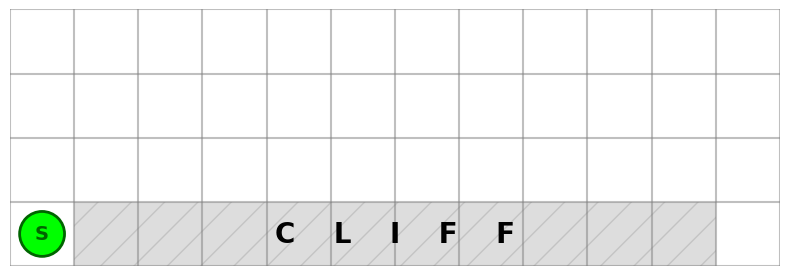
#> input picture hyperparameter_sweeps/cliff_desc.png, 790 x 276 px
$ python plot_ft_compar.py
#> lines starting #> are read from the running program, lines starting #| are printed output that depends on the picture
import pandas as pd
import ast
import matplotlib.pyplot as plt
import numpy as np
import matplotlib.image as mpimg

map_name = 'windycliff'  # Ensure this matches the map used in your experiments

map_to_entropies = {
    'windycliff': {'uniform_entropy': 4.2251,
                   'max_entropy': np.log(39*4)},  # Pre-computed max entropy
    '11x11snake': {'uniform_entropy': 3.6855,
                   'max_entropy': 4.406719247264253},
}

def plot_all_algorithms(map_name=map_name):
#> called with map_name = 'windycliff'
    softq_file = f'{map_name}_discount_variance_results.csv'
    eve_file = f'{map_name}_eve_beta1_results.csv'
    diff_softq_file = f'{map_name}_differential_variance_results.csv'
    hazan_file = f'{map_name}_hazan_variance_results.csv'

    plt.figure(figsize=(12, 7))

    # --- 1. Plot EVE Baseline (Mean + StdErr) ---
    try:
        df_eve = pd.read_csv(eve_file)

        all_entropies = df_eve['empirical_entropies'].apply(ast.literal_eval).tolist()
        all_iters = df_eve['cumulative_matrix_iters'].apply(ast.literal_eval).tolist()

        entropies_arr = np.array(all_entropies)

        # Calculate Mean and Standard Error across the runs (axis=0)
        mean_entropies = np.mean(entropies_arr, axis=0)[:-1]
        stderr_entropies = np.std(entropies_arr, axis=0)[:-1]

        eve_iters = np.array(all_iters[0])[:-1]

        plt.plot(eve_iters, mean_entropies,
                 linewidth=3.5, color='red', linestyle='-', zorder=10,
                 label="EVE")

        plt.fill_between(eve_iters,
                         mean_entropies - stderr_entropies,
                         mean_entropies + stderr_entropies,
                         color='red', alpha=0.2, zorder=9)

    except FileNotFoundError:
        print(f"Warning: Could not find {eve_file}.")

    # --- 2. Plot Soft Q-Learning Gamma Sweep (Mean + StdErr) ---
    try:
        df_softq = pd.read_csv(softq_file)
        df_softq['empirical_entropies'] = df_softq['empirical_entropies'].apply(ast.literal_eval)
        df_softq['cumulative_matrix_iters'] = df_softq['cumulative_matrix_iters'].apply(ast.literal_eval)

        unique_gammas = sorted(df_softq['discount'].unique())
        colors = plt.cm.viridis(np.linspace(0, 1, len(unique_gammas)))

        for idx, gamma in enumerate(unique_gammas):
            df_gamma = df_softq[df_softq['discount'] == gamma]

            all_entropies = df_gamma['empirical_entropies'].tolist()
            entropies_arr = np.array(all_entropies)

            mean_entropies = np.mean(entropies_arr, axis=0)
            stderr_entropies = np.std(entropies_arr, axis=0)

            x_iters = np.array(df_gamma['cumulative_matrix_iters'].iloc[0])

            plt.plot(x_iters, mean_entropies,
                     linewidth=2.0, alpha=0.9, color=colors[idx],
                     label=f"Soft-Q (γ = {gamma:.2f})")

            plt.fill_between(x_iters,
                             mean_entropies - stderr_entropies,
                             mean_entropies + stderr_entropies,
                             color=colors[idx], alpha=0.2, zorder=8)

    except FileNotFoundError:
        print(f"Warning: Could not find {softq_file}.")

    # --- 3. Plot Differential Soft Q-Learning (Mean + StdErr) ---
    try:
        df_diff = pd.read_csv(diff_softq_file)

        all_diff_entropies = df_diff['empirical_entropies'].apply(ast.literal_eval).tolist()
        diff_entropies_arr = np.array(all_diff_entropies)

        mean_diff = np.mean(diff_entropies_arr, axis=0)
        stderr_diff = np.std(diff_entropies_arr, axis=0)

        diff_iters = np.array(ast.literal_eval(df_diff['cumulative_matrix_iters'].iloc[0]))

        plt.plot(diff_iters, mean_diff,
                 linewidth=3.0, color='dodgerblue', linestyle='-', zorder=9,
                 label=f"Differential Soft-Q")

        plt.fill_between(diff_iters,
                         mean_diff - stderr_diff,
                         mean_diff + stderr_diff,
                         color='dodgerblue', alpha=0.2, zorder=8)

    except FileNotFoundError:
        print(f"Warning: Could not find {diff_softq_file}.")

    # --- 4. Plot Hazan MaxEnt (Mean + StdErr) ---
    try:
        df_hazan = pd.read_csv(hazan_file)

        all_hazan_entropies = df_hazan['empirical_entropies'].apply(ast.literal_eval).tolist()
        hazan_entropies_arr = np.array(all_hazan_entropies)

        mean_hazan = np.mean(hazan_entropies_arr, axis=0)
        stderr_hazan = np.std(hazan_entropies_arr, axis=0)

        hazan_iters = np.array(ast.literal_eval(df_hazan['cumulative_matrix_iters'].iloc[0]))

        plt.plot(hazan_iters, mean_hazan,
                 linewidth=3.0, color='darkorange', linestyle='-', zorder=9,
                 label=f"MaxEnt")

        plt.fill_between(hazan_iters,
                         mean_hazan - stderr_hazan,
                         mean_hazan + stderr_hazan,
                         color='darkorange', alpha=0.2, zorder=8)

    except FileNotFoundError:
        print(f"Warning: Could not find {hazan_file}.")

    # --- 5. Plot Baselines & Annotations ---
    ax = plt.gca()

    uniform_entropy = map_to_entropies[map_name]['uniform_entropy']
    max_entropy = map_to_entropies[map_name]['max_entropy']

    plt.axhline(max_entropy, color='gray', linestyle=':', linewidth=1.5)
    plt.text(0.97, max_entropy + 0.02, 'Theoretical Max. Entropy',
             transform=ax.get_yaxis_transform(),
             horizontalalignment='right',
             verticalalignment='bottom',
             color='black', fontsize=12, fontweight='bold')

    plt.axhline(uniform_entropy, color='black', linestyle='-.', linewidth=1.5)
    plt.text(0.97, uniform_entropy + 0.02, "Uniform Policy's Entropy",
             transform=ax.get_yaxis_transform(),
             horizontalalignment='right',
             verticalalignment='bottom',
             color='black', fontsize=12, fontweight='bold')

    # --- 6. Add the Environment Inset ---
    try:
        img = mpimg.imread('cliff_desc.png')
#> img is the input picture: shape (276, 790, 4) float32; mean R, G, B, A 0.948, 0.954, 0.948, 1
        inset_ax = ax.inset_axes([0.32, 0.08, 0.4, 0.3])
        inset_ax.imshow(img)
        inset_ax.set_xticks([])
        inset_ax.set_yticks([])
        for spine in inset_ax.spines.values():
            spine.set_visible(True)
            spine.set_color('black')
            spine.set_linewidth(2.0)
    except FileNotFoundError:
        print("Warning: Could not find 'cliff_desc.png' for the inset.")

    # --- 7. Formatting ---
    current_ymin, current_ymax = plt.ylim()
    plt.ylim(current_ymin, max(current_ymax, max_entropy + 0.1))

    plt.xlabel('Iterations', fontsize=18)
    plt.ylabel('Empirical State-Action Entropy', fontsize=18)
    plt.xticks(fontsize=14)
    plt.yticks(fontsize=14)

    plt.legend(loc='lower right', frameon=True, fontsize=13, borderpad=1.0)
    plt.grid(True, linestyle='--', alpha=0.5)
    plt.tight_layout()

    plt.savefig('algorithm_comparison_plot.png', dpi=300, bbox_inches='tight')
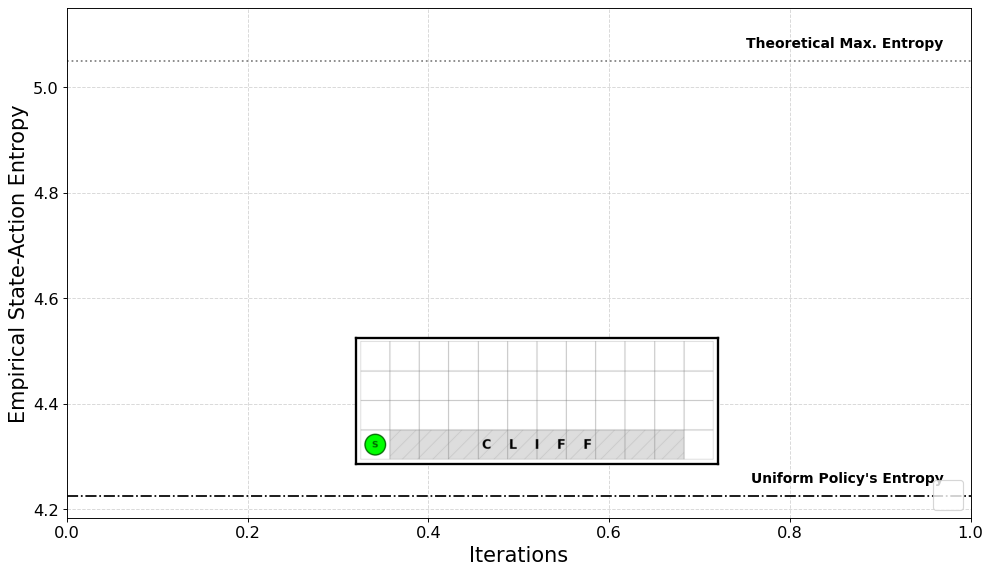
#> figure drawn by matplotlib, 1 panel
    print("Plot saved to algorithm_comparison_plot.png")
    plt.show()

if __name__ == '__main__':
    plot_all_algorithms()

$ run again, with hyperparameter_sweeps/gamma_sweep_entropies.png copied over hyperparameter_sweeps/cliff_desc.png
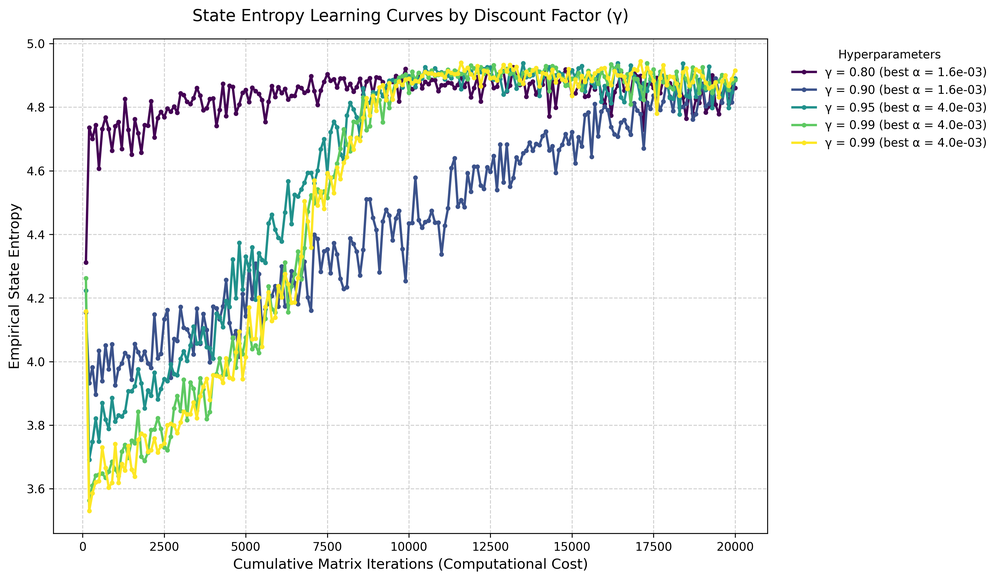
#> input picture hyperparameter_sweeps/gamma_sweep_entropies.png, 1000 x 580 px, shrunk from 3561 x 2064 before the run
#> in plot_all_algorithms, img is the input picture: shape (580, 1000, 4) float32; mean R, G, B, A 0.948, 0.954, 0.947, 1
#> in plot_all_algorithms, `plt.savefig('algorithm_comparison_plot.png', dpi=300, bbox_inches='tig..`:
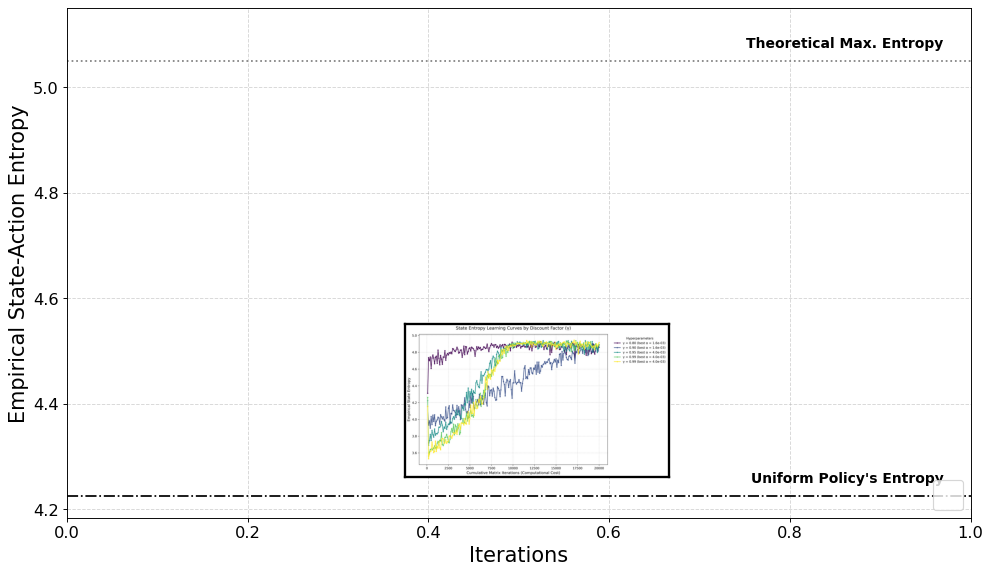
#> figure drawn by matplotlib, 1 panel
